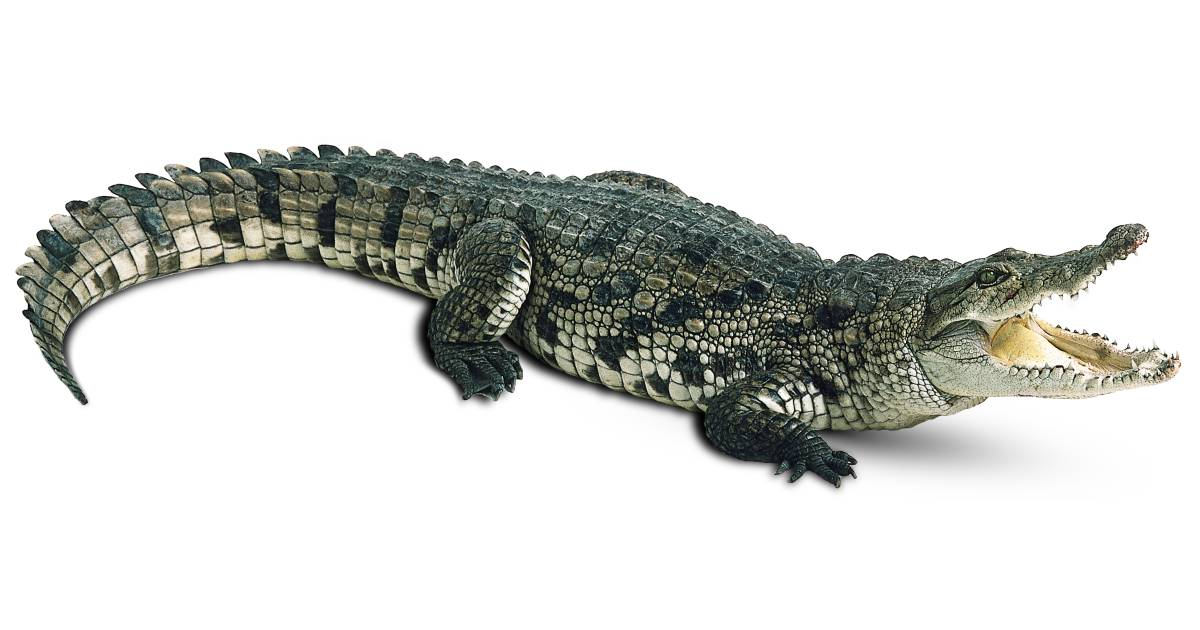
#> input picture 1.jpg, 1200 x 630 px
$ python extract.py 1.jpg   (older library calls are emulated)
#> lines starting #> are read from the running program, lines starting #| are printed output that depends on the picture; after the words box and inside, x2 and y2 are one past the last pixel; in counts of white or black regions, pixels touching at a corner belong together
import cv2
import numpy as np
import math, sys
from PIL import Image

image = cv2.imread(sys.argv[1]) #reading the image
#> image is the input picture: shape (630, 1200, 3); mean B, G, R 213.1, 216.2, 214.9
b = image.copy()
# set green and red channels to 0
b[:, :, 1] = 0
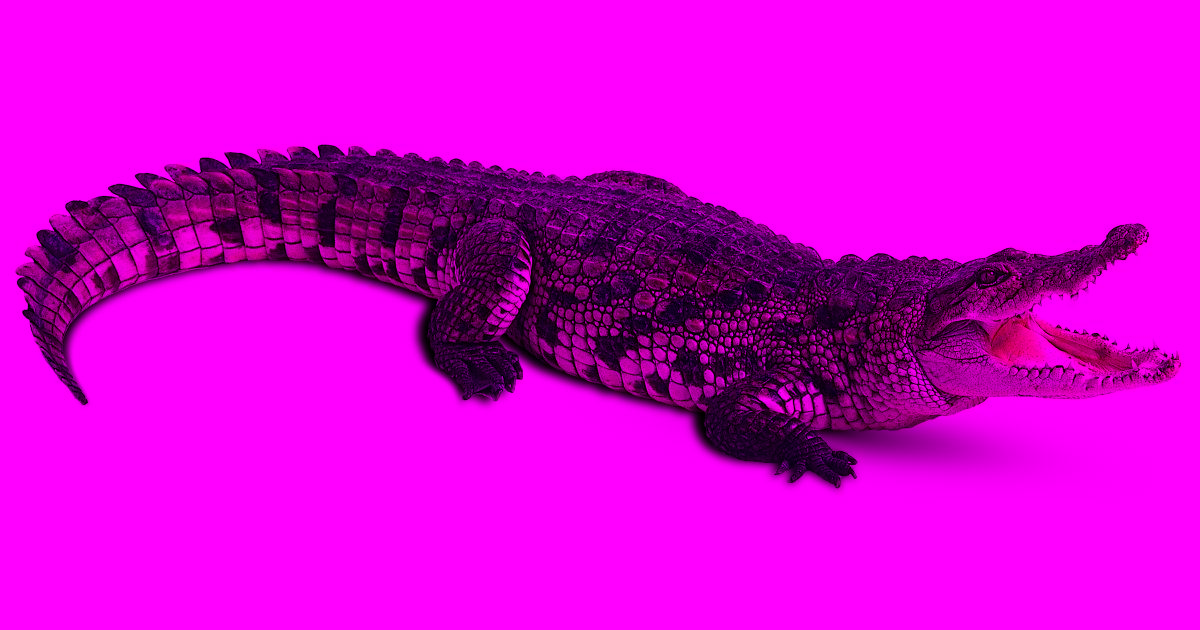
#> b: shape (630, 1200, 3); mean B, G, R 213.1, 0, 214.9
b[:, :, 2] = 0
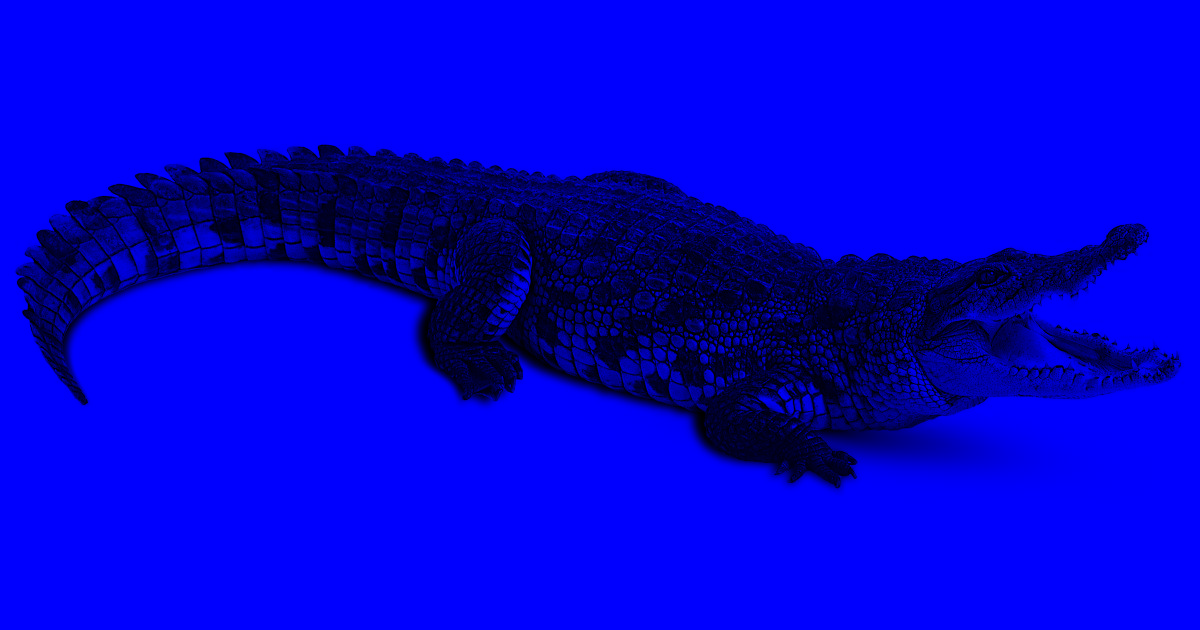
#> b: shape (630, 1200, 3); mean B, G, R 213.1, 0, 0
gray = cv2.cvtColor(b, cv2.COLOR_BGR2GRAY) # converting to grayscale image
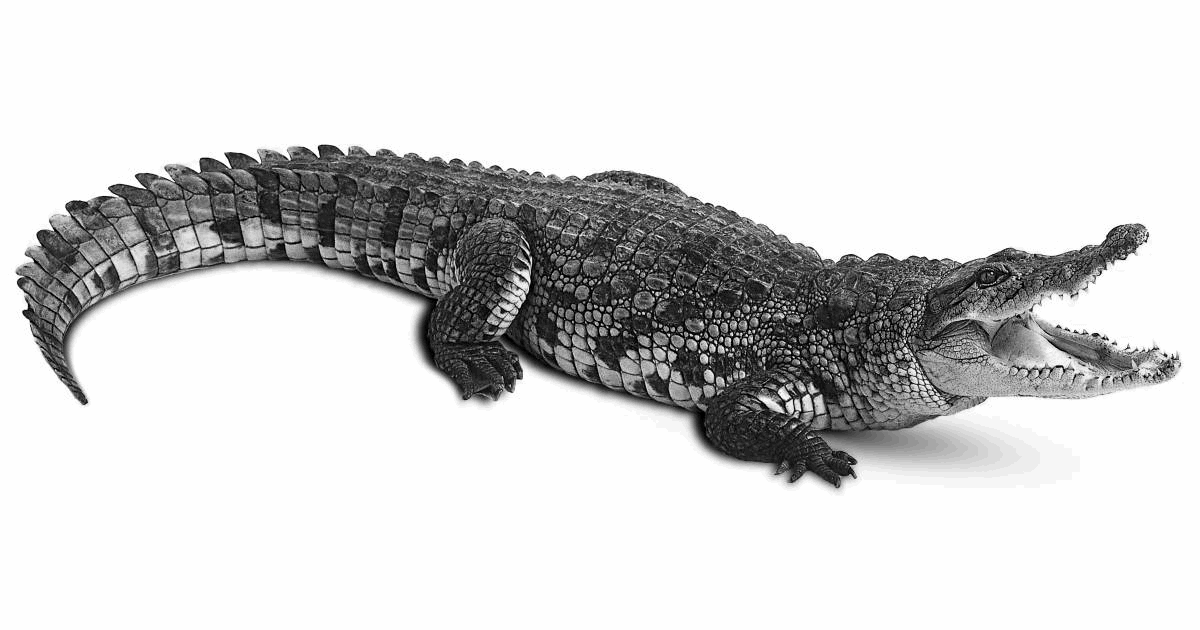
#> gray: shape (630, 1200); min 0, max 29, mean 24.2; drawn with min black and max white
(thresh, im_bw) = cv2.threshold(gray, 150, 255, cv2.THRESH_BINARY | cv2.THRESH_OTSU) # converting to binary image
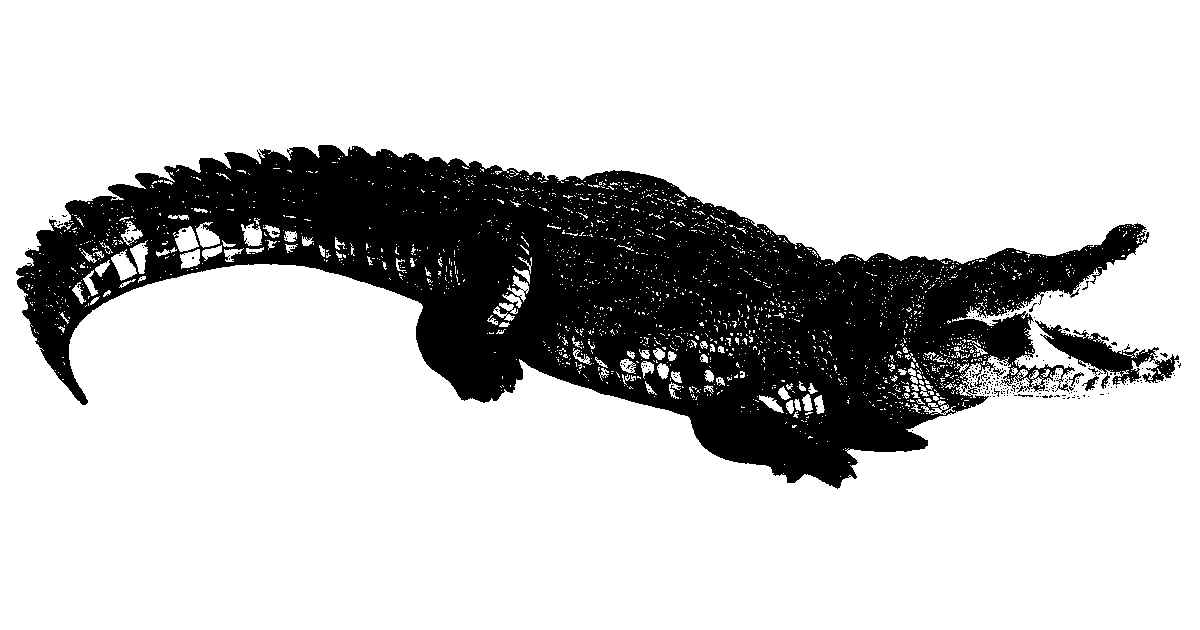
#> im_bw: shape (630, 1200); 78% white; 267 black regions (260 under 20 px)
#> thresh = 18
(_, contours, _) = cv2.findContours(~im_bw,cv2.RETR_EXTERNAL,cv2.CHAIN_APPROX_SIMPLE)
#> contours = 199 contours, 195 with area under 20; largest, box (x1, y1, x2, y2) and area: (16, 145, 1149, 489) 174906, (1035, 320, 1179, 389) 2728, (1082, 368, 1099, 391) 76, (1069, 372, 1084, 386) 30
for contour in contours:
    cv2.drawContours(image,[contour],0,(0,0,255),2)
#> this loop made 199 passes
#> contour on passes 1 to 3: [[912, 430]], [[1078, 398], [1079, 398]], [[1063, 398], [1064, 398]]
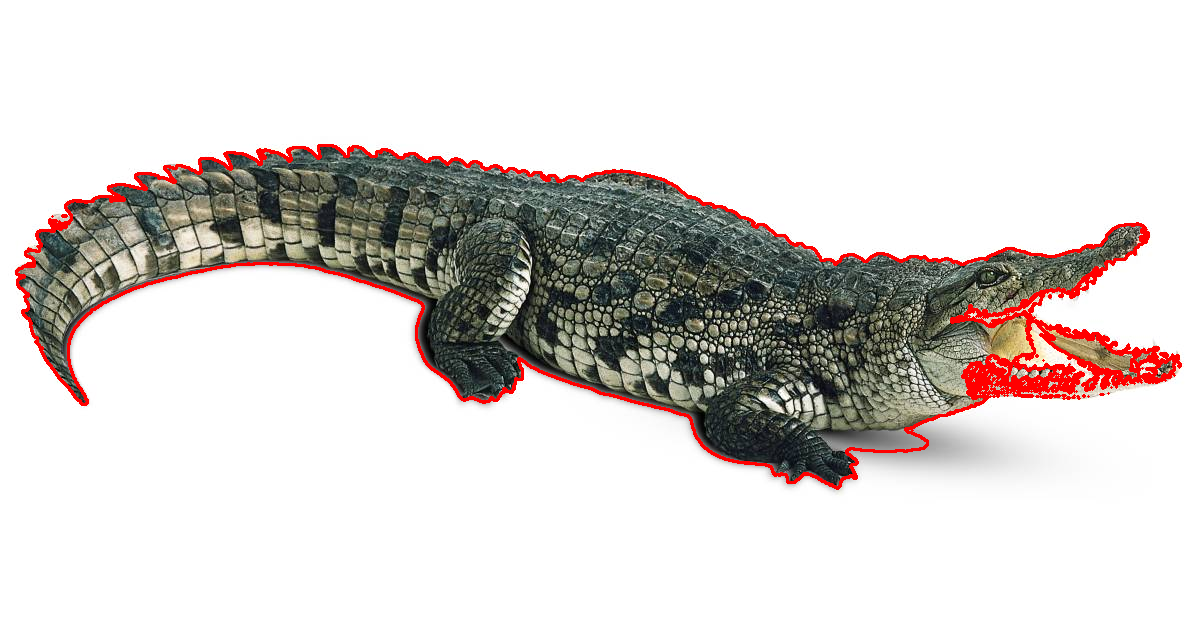
#> image: shape (630, 1200, 3); 2.56% of pixels changed, all inside (x1, y1, x2, y2) = (15, 144, 1182, 490)

cv2.imshow('binary', im_bw)
cv2.imshow('gray', gray)
cv2.imshow('image', b)
cv2.imshow('image2', image)
# cv2.imwrite('test.png', image)
cv2.waitKey(0)
cv2.destroyAllWindows()
